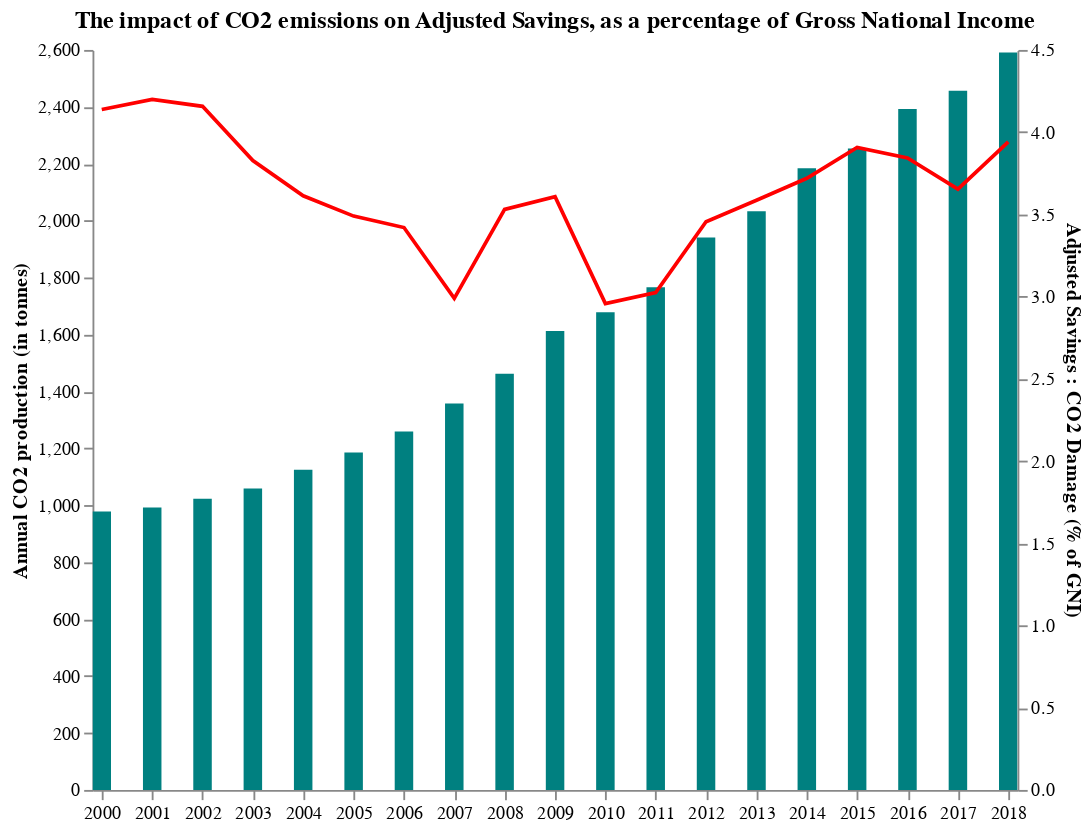

The notebook cell saved with this chart:
### Code cell
import pandas as pd

data = pd.read_excel("Sustainability_cleaned.xlsx", parse_dates=['Year'])

data = data[data["Country"]=="India"]

#data.info()

import altair as alt

# create bar chart
bar_chart = alt.Chart(data).mark_bar(color='Teal', size=10).encode(
    alt.X('Year:T',title =''),
    alt.Y('Co2_prod_tonnes:Q',title='Annual CO2 production (in tonnes)'),
    tooltip=[alt.Tooltip('Year:T', format='%Y'), alt.Tooltip('Co2_prod_tonnes:Q',title='Annual CO2 production')]
)

# create line chart
line_chart = alt.Chart(data).mark_line(color='red').encode(
    alt.X('Year:T', title=''),
    alt.Y('Adj_savCO2_damage:Q', title='Adjusted Savings : CO2 Damage (% of GNI)'),
    tooltip=[alt.Tooltip('Year:T', format='%Y'), alt.Tooltip('Adj_savCO2_damage:Q',format='.2f',title='CO2 Damage (% of GNI)')]
)

# combine the two charts using dual axis
dual_axis_chart = (bar_chart + line_chart).resolve_scale(
    y='independent'
).properties(
    width=500,
    height=400,
    title='The impact of CO2 emissions on Adjusted Savings, as a percentage of Gross National Income'
).configure_axis(
    grid=False
).configure_view(
    strokeWidth=0
)

# display the chart with tooltip
dual_axis_chart.interactive()

### Figure 1 — Vega-Lite specification as saved in the notebook (floating-point values rounded to 4 significant figures)
{"config": {"view": {"continuousWidth": 400, "continuousHeight": 300, "strokeWidth": 0}, "axis": {"grid": false}}, "layer": [{"mark": {"type": "bar", "color": "Teal", "size": 10}, "encoding": {"tooltip": [{"field": "Year", "format": "%Y", "type": "temporal"}, {"field": "Co2_prod_tonnes", "title": "Annual CO2 production", "type": "quantitative"}], "x": {"field": "Year", "title": "", "type": "temporal"}, "y": {"field": "Co2_prod_tonnes", "title": "Annual CO2 production (in tonnes)", "type": "quantitative"}}, "selection": {"selector019": {"type": "interval", "bind": "scales", "encodings": ["x", "y"]}}}, {"mark": {"type": "line", "color": "red"}, "encoding": {"tooltip": [{"field": "Year", "format": "%Y", "type": "temporal"}, {"field": "Adj_savCO2_damage", "format": ".2f", "title": "CO2 Damage (% of GNI)", "type": "quantitative"}], "x": {"field": "Year", "title": "", "type": "temporal"}, "y": {"field": "Adj_savCO2_damage", "title": "Adjusted Savings : CO2 Damage (% of GNI)", "type": "quantitative"}}}], "data": {"name": "data-092688e6d8fd016db091d3728448b5f8"}, "height": 400, "resolve": {"scale": {"y": "independent"}}, "title": "The impact of CO2 emissions on Adjusted Savings, as a percentage of Gross National Income", "width": 500, "$schema": "https://vega.github.io/schema/vega-lite/v4.17.0.json", "datasets": {"data-092688e6d8fd016db091d3728448b5f8": [{"Country": "India", "Year": "2000-01-01T00:00:00", "Electricity_access": 59.34, "Adj_savCO2_damage": 4.138, "Exports": 13.0, "GDP_per_capita": 443.3, "Imports": 13.9, "Inflation": 4.009, "Primary_school_enrol": 94.27, "Secondary_school_enrol": 44.87, "Unemployment_rate_male": 2.9, "Unemployment_rate_women": 2.4, "Co2_prod_tonnes": 978.4, "Income_classification": "Low income", "Life_expectancy": null, "Internet": null, "Population": null, "Regime_type": "Electoral Democracy", "Rural_population": 72.33, "Urban_population": null, "World_Regions": "Central and Southern Asia"}, {"Country": "India", "Year": "2001-01-01T00:00:00", "Electricity_access": 55.8, "Adj_savCO2_damage": 4.199, "Exports": 12.56, "GDP_per_capita": 451.6, "Imports": 13.43, "Inflation": 3.779, "Primary_school_enrol": 94.11, "Secondary_school_enrol": 45.15, "Unemployment_rate_male": null, "Unemployment_rate_women": null, "Co2_prod_tonnes": 992.5, "Income_classification": "Low income", "Life_expectancy": 62.91, "Internet": 0.6601, "Population": 1075000000.0, "Regime_type": "Electoral Democracy", "Rural_population": 72.08, "Urban_population": 27.92, "World_Regions": "Central and Southern Asia"}, {"Country": "India", "Year": "2002-01-01T00:00:00", "Electricity_access": 62.3, "Adj_savCO2_damage": 4.157, "Exports": 14.26, "GDP_per_capita": 471.0, "Imports": 15.24, "Inflation": 4.297, "Primary_school_enrol": 94.75, "Secondary_school_enrol": 47.07, "Unemployment_rate_male": null, "Unemployment_rate_women": null, "Co2_prod_tonnes": 1023.0, "Income_classification": "Low income", "Life_expectancy": 63.3, "Internet": 1.538, "Population": 1093000000.0, "Regime_type": "Electoral Democracy", "Rural_population": 71.76, "Urban_population": 28.24, "World_Regions": "Central and Southern Asia"}, {"Country": "India", "Year": "2003-01-01T00:00:00", "Electricity_access": 64.02, "Adj_savCO2_damage": 3.827, "Exports": 14.95, "GDP_per_capita": 546.7, "Imports": 15.64, "Inflation": 3.806, "Primary_school_enrol": 102.7, "Secondary_school_enrol": 49.63, "Unemployment_rate_male": null, "Unemployment_rate_women": null, "Co2_prod_tonnes": 1059.0, "Income_classification": "Low income", "Life_expectancy": 63.7, "Internet": 1.686, "Population": 1112000000.0, "Regime_type": "Electoral Democracy", "Rural_population": 71.43, "Urban_population": 28.57, "World_Regions": "Central and Southern Asia"}, {"Country": "India", "Year": "2004-01-01T00:00:00", "Electricity_access": 64.4, "Adj_savCO2_damage": 3.613, "Exports": 17.86, "GDP_per_capita": 627.8, "Imports": 19.64, "Inflation": 3.767, "Primary_school_enrol": null, "Secondary_school_enrol": 51.37, "Unemployment_rate_male": null, "Unemployment_rate_women": null, "Co2_prod_tonnes": 1125.0, "Income_classification": "Low income", "Life_expectancy": 64.09, "Internet": 1.976, "Population": 1130000000.0, "Regime_type": "Electoral Democracy", "Rural_population": 71.1, "Urban_population": 28.9, "World_Regions": "Central and Southern Asia"}, {"Country": "India", "Year": "2005-01-01T00:00:00", "Electricity_access": 67.09, "Adj_savCO2_damage": 3.49, "Exports": 19.61, "GDP_per_capita": 714.9, "Imports": 22.4, "Inflation": 4.246, "Primary_school_enrol": null, "Secondary_school_enrol": 53.97, "Unemployment_rate_male": 2.2, "Unemployment_rate_women": 2.9, "Co2_prod_tonnes": 1186.0, "Income_classification": "Low income", "Life_expectancy": 64.5, "Internet": 2.388, "Population": 1148000000.0, "Regime_type": "Electoral Democracy", "Rural_population": 70.77, "Urban_population": 29.23, "World_Regions": "Central and Southern Asia"}, {"Country": "India", "Year": "2006-01-01T00:00:00", "Electricity_access": 67.9, "Adj_savCO2_damage": 3.42, "Exports": 21.27, "GDP_per_capita": 806.8, "Imports": 24.46, "Inflation": 5.797, "Primary_school_enrol": null, "Secondary_school_enrol": 54.88, "Unemployment_rate_male": null, "Unemployment_rate_women": null, "Co2_prod_tonnes": 1260.0, "Income_classification": "Low income", "Life_expectancy": 64.92, "Internet": 2.805, "Population": 1165000000.0, "Regime_type": "Electoral Democracy", "Rural_population": 70.43, "Urban_population": 29.57, "World_Regions": "Central and Southern Asia"}, {"Country": "India", "Year": "2007-01-01T00:00:00", "Electricity_access": 70.13, "Adj_savCO2_damage": 2.99, "Exports": 20.8, "GDP_per_capita": 1028.0, "Imports": 24.89, "Inflation": 6.373, "Primary_school_enrol": 110.0, "Secondary_school_enrol": 57.28, "Unemployment_rate_male": null, "Unemployment_rate_women": null, "Co2_prod_tonnes": 1358.0, "Income_classification": "Lower-middle income", "Life_expectancy": 65.35, "Internet": 3.95, "Population": 1183000000.0, "Regime_type": "Electoral Democracy", "Rural_population": 70.09, "Urban_population": 29.91, "World_Regions": "Central and Southern Asia"}, {"Country": "India", "Year": "2008-01-01T00:00:00", "Electricity_access": 71.65, "Adj_savCO2_damage": 3.531, "Exports": 24.1, "GDP_per_capita": 998.5, "Imports": 29.27, "Inflation": 8.349, "Primary_school_enrol": 110.7, "Secondary_school_enrol": 60.36, "Unemployment_rate_male": null, "Unemployment_rate_women": null, "Co2_prod_tonnes": 1463.0, "Income_classification": "Lower-middle income", "Life_expectancy": 65.79, "Internet": 4.38, "Population": 1201000000.0, "Regime_type": "Electoral Democracy", "Rural_population": 69.75, "Urban_population": 30.25, "World_Regions": "Central and Southern Asia"}, {"Country": "India", "Year": "2009-01-01T00:00:00", "Electricity_access": 75.0, "Adj_savCO2_damage": 3.608, "Exports": 20.4, "GDP_per_capita": 1102.0, "Imports": 25.87, "Inflation": 10.88, "Primary_school_enrol": 109.5, "Secondary_school_enrol": 59.61, "Unemployment_rate_male": null, "Unemployment_rate_women": null, "Co2_prod_tonnes": 1613.0, "Income_classification": "Lower-middle income", "Life_expectancy": 66.24, "Internet": 5.12, "Population": 1218000000.0, "Regime_type": "Electoral Democracy", "Rural_population": 69.41, "Urban_population": 30.59, "World_Regions": "Central and Southern Asia"}, {"Country": "India", "Year": "2010-01-01T00:00:00", "Electricity_access": 76.3, "Adj_savCO2_damage": 2.958, "Exports": 22.4, "GDP_per_capita": 1358.0, "Imports": 26.85, "Inflation": 11.99, "Primary_school_enrol": 109.1, "Secondary_school_enrol": 63.12, "Unemployment_rate_male": 2.2, "Unemployment_rate_women": 3.3, "Co2_prod_tonnes": 1678.0, "Income_classification": "Lower-middle income", "Life_expectancy": 66.69, "Internet": 7.5, "Population": 1234000000.0, "Regime_type": "Electoral Democracy", "Rural_population": 69.07, "Urban_population": 30.93, "World_Regions": "Central and Southern Asia"}, {"Country": "India", "Year": "2011-01-01T00:00:00", "Electricity_access": 67.6, "Adj_savCO2_damage": 3.024, "Exports": 24.54, "GDP_per_capita": 1458.0, "Imports": 31.08, "Inflation": 8.858, "Primary_school_enrol": 108.3, "Secondary_school_enrol": 66.25, "Unemployment_rate_male": null, "Unemployment_rate_women": null, "Co2_prod_tonnes": 1766.0, "Income_classification": "Lower-middle income", "Life_expectancy": 67.13, "Internet": 10.07, "Population": 1250000000.0, "Regime_type": "Electoral Democracy", "Rural_population": 68.72, "Urban_population": 31.28, "World_Regions": "Central and Southern Asia"}, {"Country": "India", "Year": "2012-01-01T00:00:00", "Electricity_access": 79.9, "Adj_savCO2_damage": 3.455, "Exports": 24.53, "GDP_per_capita": 1444.0, "Imports": 31.26, "Inflation": 9.312, "Primary_school_enrol": 109.8, "Secondary_school_enrol": 69.01, "Unemployment_rate_male": 2.4, "Unemployment_rate_women": 3.7, "Co2_prod_tonnes": 1941.0, "Income_classification": "Lower-middle income", "Life_expectancy": 67.55, "Internet": 11.1, "Population": 1266000000.0, "Regime_type": "Electoral Democracy", "Rural_population": 68.37, "Urban_population": 31.63, "World_Regions": "Central and Southern Asia"}, {"Country": "India", "Year": "2013-01-01T00:00:00", "Electricity_access": 80.74, "Adj_savCO2_damage": 3.586, "Exports": 25.43, "GDP_per_capita": 1450.0, "Imports": 28.41, "Inflation": 11.06, "Primary_school_enrol": 110.6, "Secondary_school_enrol": 68.76, "Unemployment_rate_male": null, "Unemployment_rate_women": null, "Co2_prod_tonnes": 2033.0, "Income_classification": "Lower-middle income", "Life_expectancy": 67.93, "Internet": 12.3, "Population": 1281000000.0, "Regime_type": "Electoral Democracy", "Rural_population": 68.0, "Urban_population": 32.0, "World_Regions": "Central and Southern Asia"}, {"Country": "India", "Year": "2014-01-01T00:00:00", "Electricity_access": 83.59, "Adj_savCO2_damage": 3.72, "Exports": 22.97, "GDP_per_capita": 1574.0, "Imports": 25.95, "Inflation": 6.65, "Primary_school_enrol": 107.9, "Secondary_school_enrol": 74.14, "Unemployment_rate_male": null, "Unemployment_rate_women": null, "Co2_prod_tonnes": 2184.0, "Income_classification": "Lower-middle income", "Life_expectancy": 68.29, "Internet": 13.5, "Population": 1296000000.0, "Regime_type": "Electoral Democracy", "Rural_population": 67.62, "Urban_population": 32.38, "World_Regions": "Central and Southern Asia"}, {"Country": "India", "Year": "2015-01-01T00:00:00", "Electricity_access": 88.0, "Adj_savCO2_damage": 3.908, "Exports": 19.81, "GDP_per_capita": 1606.0, "Imports": 22.11, "Inflation": 4.907, "Primary_school_enrol": 108.5, "Secondary_school_enrol": 73.87, "Unemployment_rate_male": null, "Unemployment_rate_women": null, "Co2_prod_tonnes": 2253.0, "Income_classification": "Lower-middle income", "Life_expectancy": 68.61, "Internet": 14.9, "Population": 1310000000.0, "Regime_type": "Electoral Democracy", "Rural_population": 67.22, "Urban_population": 32.78, "World_Regions": "Central and Southern Asia"}, {"Country": "India", "Year": "2016-01-01T00:00:00", "Electricity_access": 89.53, "Adj_savCO2_damage": 3.843, "Exports": 19.16, "GDP_per_capita": 1733.0, "Imports": 20.92, "Inflation": 4.948, "Primary_school_enrol": 114.5, "Secondary_school_enrol": 75.09, "Unemployment_rate_male": null, "Unemployment_rate_women": null, "Co2_prod_tonnes": 2392.0, "Income_classification": "Lower-middle income", "Life_expectancy": 68.9, "Internet": 16.5, "Population": 1325000000.0, "Regime_type": "Electoral Democracy", "Rural_population": 66.82, "Urban_population": 33.18, "World_Regions": "Central and Southern Asia"}, {"Country": "India", "Year": "2017-01-01T00:00:00", "Electricity_access": 92.46, "Adj_savCO2_damage": 3.654, "Exports": 18.79, "GDP_per_capita": 1981.0, "Imports": 21.95, "Inflation": 3.328, "Primary_school_enrol": 113.0, "Secondary_school_enrol": 73.48, "Unemployment_rate_male": null, "Unemployment_rate_women": null, "Co2_prod_tonnes": 2457.0, "Income_classification": "Lower-middle income", "Life_expectancy": 69.17, "Internet": 18.2, "Population": 1339000000.0, "Regime_type": "Electoral Democracy", "Rural_population": 66.4, "Urban_population": 33.6, "World_Regions": "Central and Southern Asia"}, {"Country": "India", "Year": "2018-01-01T00:00:00", "Electricity_access": 95.19, "Adj_savCO2_damage": 3.941, "Exports": 19.94, "GDP_per_capita": 1997.0, "Imports": 23.66, "Inflation": 3.945, "Primary_school_enrol": null, "Secondary_school_enrol": 74.38, "Unemployment_rate_male": 5.3, "Unemployment_rate_women": 5.3, "Co2_prod_tonnes": 2591.0, "Income_classification": "Lower-middle income", "Life_expectancy": 69.42, "Internet": 20.08, "Population": 1353000000.0, "Regime_type": "Electoral Democracy", "Rural_population": 65.97, "Urban_population": 34.03, "World_Regions": "Central and Southern Asia"}]}}
